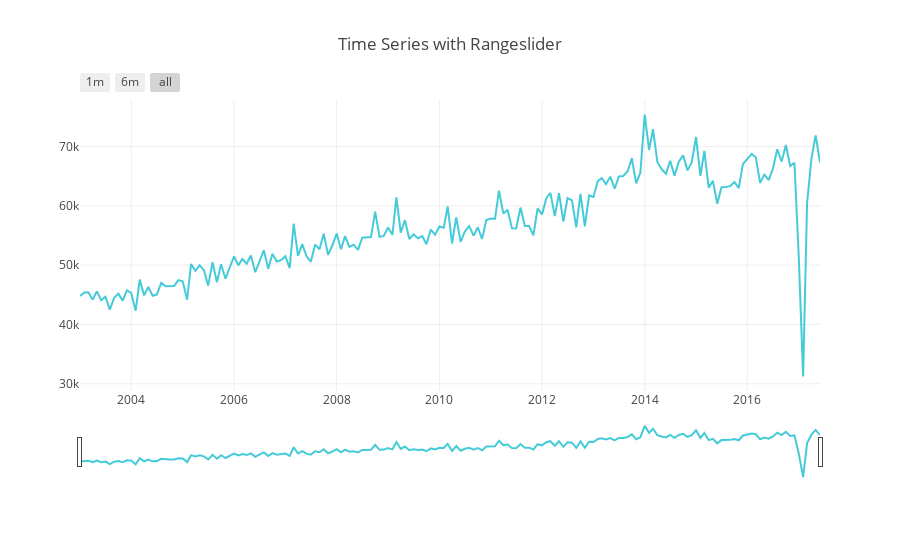

This figure's notebook cell:
### Markdown cell above
#### Processo de EDA, entendendo os dados

### Code cell
trace_high = go.Scatter(
    x=dataset.mes_ano,
    y=dataset.registro_ocorrencias,
    name = "Registros de Ocorrencias",
    line = dict(color = '#17BECF'),
    opacity = 0.8)



data = [trace_high]

layout = dict(
    title='Time Series with Rangeslider',
    xaxis=dict(
        rangeselector=dict(
            buttons=list([
                dict(count=1,
                     label='1m',
                     step='month',
                     stepmode='backward'),
                dict(count=6,
                     label='6m',
                     step='month',
                     stepmode='backward'),
                dict(step='all')
            ])
        ),
        rangeslider=dict(
            visible = True
        ),
        type='date'
    )
)

fig = dict(data=data, layout=layout)
iplot(fig, filename = "Time Series with Rangeslider")

### Figure 1 — Plotly figure (JSON) as saved in the notebook; plotly's stock layout.template omitted (floating-point values rounded to 4 significant figures; data arrays with more than 128 entries replaced by an {"elided": "..."} marker saying what was removed)
{"data": [{"line": {"color": "#17BECF"}, "name": "Registros de Ocorrencias", "opacity": 0.8, "type": "scatter", "uid": "a40e1175-8af8-4650-9a46-75318e4f1eba", "x": {"elided": "174 str values"}, "y": {"elided": "174 int values"}}], "layout": {"title": "Time Series with Rangeslider", "xaxis": {"rangeselector": {"buttons": [{"count": 1, "label": "1m", "step": "month", "stepmode": "backward"}, {"count": 6, "label": "6m", "step": "month", "stepmode": "backward"}, {"step": "all"}]}, "rangeslider": {"visible": true}, "type": "date"}}}
